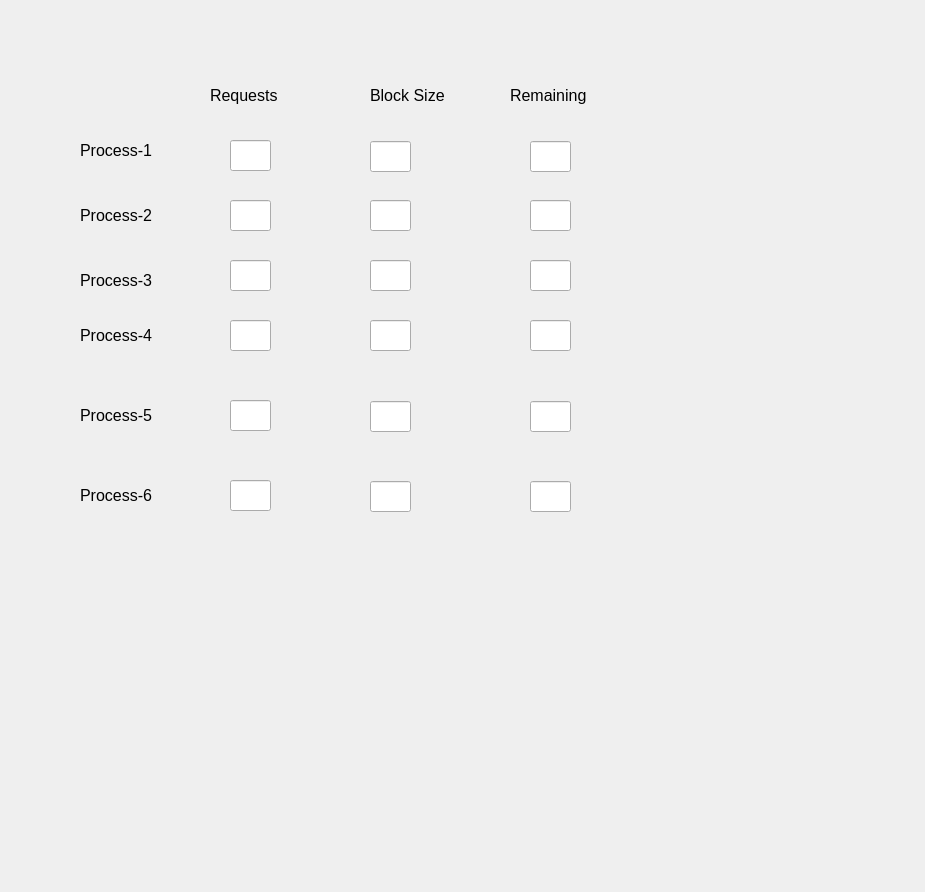
<?xml version="1.0" encoding="UTF-8"?>
<ui version="4.0">
 <class>Form</class>
 <widget class="QWidget" name="Form">
  <property name="geometry">
   <rect>
    <x>0</x>
    <y>0</y>
    <width>925</width>
    <height>892</height>
   </rect>
  </property>
  <property name="font">
   <font>
    <pointsize>12</pointsize>
   </font>
  </property>
  <property name="windowTitle">
   <string>Form</string>
  </property>
  <widget class="QLineEdit" name="Process3">
   <property name="geometry">
    <rect>
     <x>230</x>
     <y>260</y>
     <width>41</width>
     <height>31</height>
    </rect>
   </property>
  </widget>
  <widget class="QLabel" name="label_3">
   <property name="geometry">
    <rect>
     <x>80</x>
     <y>260</y>
     <width>91</width>
     <height>41</height>
    </rect>
   </property>
   <property name="font">
    <font>
     <pointsize>12</pointsize>
    </font>
   </property>
   <property name="text">
    <string>Process-3</string>
   </property>
  </widget>
  <widget class="QLabel" name="label_6">
   <property name="geometry">
    <rect>
     <x>80</x>
     <y>480</y>
     <width>91</width>
     <height>31</height>
    </rect>
   </property>
   <property name="font">
    <font>
     <pointsize>12</pointsize>
    </font>
   </property>
   <property name="text">
    <string>Process-6</string>
   </property>
  </widget>
  <widget class="QLineEdit" name="Process2">
   <property name="geometry">
    <rect>
     <x>230</x>
     <y>200</y>
     <width>41</width>
     <height>31</height>
    </rect>
   </property>
  </widget>
  <widget class="QLineEdit" name="Process5">
   <property name="geometry">
    <rect>
     <x>230</x>
     <y>400</y>
     <width>41</width>
     <height>31</height>
    </rect>
   </property>
  </widget>
  <widget class="QLineEdit" name="Process1">
   <property name="geometry">
    <rect>
     <x>230</x>
     <y>140</y>
     <width>41</width>
     <height>31</height>
    </rect>
   </property>
   <property name="text">
    <string/>
   </property>
  </widget>
  <widget class="QLineEdit" name="Process4">
   <property name="geometry">
    <rect>
     <x>230</x>
     <y>320</y>
     <width>41</width>
     <height>31</height>
    </rect>
   </property>
  </widget>
  <widget class="QLabel" name="label">
   <property name="geometry">
    <rect>
     <x>80</x>
     <y>130</y>
     <width>91</width>
     <height>41</height>
    </rect>
   </property>
   <property name="font">
    <font>
     <pointsize>12</pointsize>
    </font>
   </property>
   <property name="text">
    <string>Process-1</string>
   </property>
  </widget>
  <widget class="QLabel" name="label_5">
   <property name="geometry">
    <rect>
     <x>80</x>
     <y>400</y>
     <width>91</width>
     <height>31</height>
    </rect>
   </property>
   <property name="font">
    <font>
     <pointsize>12</pointsize>
    </font>
   </property>
   <property name="text">
    <string>Process-5</string>
   </property>
  </widget>
  <widget class="QLabel" name="label_7">
   <property name="geometry">
    <rect>
     <x>210</x>
     <y>80</y>
     <width>91</width>
     <height>31</height>
    </rect>
   </property>
   <property name="font">
    <font>
     <pointsize>12</pointsize>
    </font>
   </property>
   <property name="text">
    <string>Requests</string>
   </property>
  </widget>
  <widget class="QLabel" name="label_4">
   <property name="geometry">
    <rect>
     <x>80</x>
     <y>320</y>
     <width>101</width>
     <height>31</height>
    </rect>
   </property>
   <property name="font">
    <font>
     <pointsize>12</pointsize>
    </font>
   </property>
   <property name="text">
    <string>Process-4</string>
   </property>
  </widget>
  <widget class="QLineEdit" name="Process6">
   <property name="geometry">
    <rect>
     <x>230</x>
     <y>480</y>
     <width>41</width>
     <height>31</height>
    </rect>
   </property>
  </widget>
  <widget class="QLabel" name="label_2">
   <property name="geometry">
    <rect>
     <x>80</x>
     <y>200</y>
     <width>91</width>
     <height>31</height>
    </rect>
   </property>
   <property name="font">
    <font>
     <pointsize>12</pointsize>
    </font>
   </property>
   <property name="text">
    <string>Process-2</string>
   </property>
  </widget>
  <widget class="QLineEdit" name="Block6">
   <property name="geometry">
    <rect>
     <x>370</x>
     <y>481</y>
     <width>41</width>
     <height>31</height>
    </rect>
   </property>
  </widget>
  <widget class="QLineEdit" name="Block1">
   <property name="geometry">
    <rect>
     <x>370</x>
     <y>141</y>
     <width>41</width>
     <height>31</height>
    </rect>
   </property>
  </widget>
  <widget class="QLineEdit" name="Block5">
   <property name="geometry">
    <rect>
     <x>370</x>
     <y>401</y>
     <width>41</width>
     <height>31</height>
    </rect>
   </property>
  </widget>
  <widget class="QLineEdit" name="Block4">
   <property name="geometry">
    <rect>
     <x>370</x>
     <y>320</y>
     <width>41</width>
     <height>31</height>
    </rect>
   </property>
  </widget>
  <widget class="QLineEdit" name="Block2">
   <property name="geometry">
    <rect>
     <x>370</x>
     <y>200</y>
     <width>41</width>
     <height>31</height>
    </rect>
   </property>
   <property name="text">
    <string/>
   </property>
  </widget>
  <widget class="QLabel" name="label_10">
   <property name="geometry">
    <rect>
     <x>370</x>
     <y>80</y>
     <width>111</width>
     <height>31</height>
    </rect>
   </property>
   <property name="font">
    <font>
     <pointsize>12</pointsize>
    </font>
   </property>
   <property name="text">
    <string>Block Size</string>
   </property>
  </widget>
  <widget class="QLineEdit" name="Block3">
   <property name="geometry">
    <rect>
     <x>370</x>
     <y>260</y>
     <width>41</width>
     <height>31</height>
    </rect>
   </property>
  </widget>
  <widget class="QLabel" name="label_12">
   <property name="geometry">
    <rect>
     <x>510</x>
     <y>80</y>
     <width>121</width>
     <height>31</height>
    </rect>
   </property>
   <property name="text">
    <string>Remaining</string>
   </property>
  </widget>
  <widget class="QLineEdit" name="Remain1">
   <property name="geometry">
    <rect>
     <x>530</x>
     <y>141</y>
     <width>41</width>
     <height>31</height>
    </rect>
   </property>
  </widget>
  <widget class="QLineEdit" name="Remain5">
   <property name="geometry">
    <rect>
     <x>530</x>
     <y>401</y>
     <width>41</width>
     <height>31</height>
    </rect>
   </property>
  </widget>
  <widget class="QLineEdit" name="Remain3">
   <property name="geometry">
    <rect>
     <x>530</x>
     <y>260</y>
     <width>41</width>
     <height>31</height>
    </rect>
   </property>
  </widget>
  <widget class="QLineEdit" name="Remain6">
   <property name="geometry">
    <rect>
     <x>530</x>
     <y>481</y>
     <width>41</width>
     <height>31</height>
    </rect>
   </property>
  </widget>
  <widget class="QLineEdit" name="Remain4">
   <property name="geometry">
    <rect>
     <x>530</x>
     <y>320</y>
     <width>41</width>
     <height>31</height>
    </rect>
   </property>
  </widget>
  <widget class="QLineEdit" name="Remain2">
   <property name="geometry">
    <rect>
     <x>530</x>
     <y>200</y>
     <width>41</width>
     <height>31</height>
    </rect>
   </property>
   <property name="text">
    <string/>
   </property>
  </widget>
 </widget>
 <resources/>
 <connections/>
</ui>
